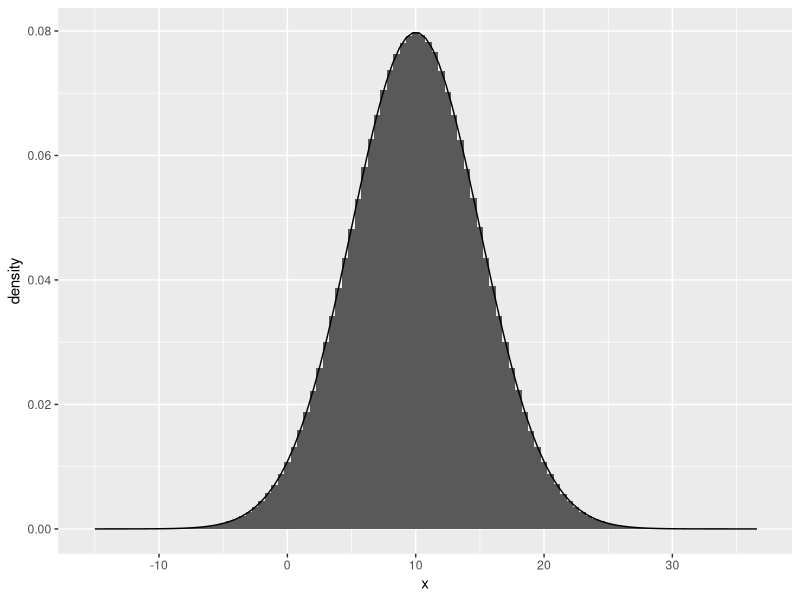
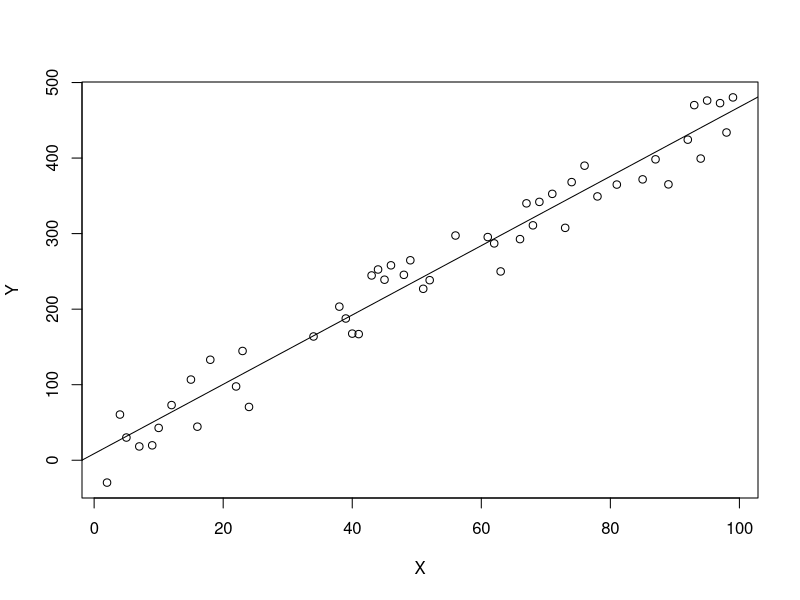

Write R code to recreate these figures, in order.
# Randomness
runif(10, 0, 1)
rnorm(10, 0, 1)

set.seed(10)
rnorm(10, 0, 1)

set.seed(10)
rnorm(10, 0, 1)

dbinom(5, 10, 0.5)
pbinom(5, 10, 0.5)

# Visualization of simulation
x <- rnorm(10000000, mean = 10, sd = 5)
library(ggplot2)
ggplot(data = data.frame(x)) +
  geom_histogram(mapping = aes(x, y = ..density..), binwidth = 0.5) +
  stat_function(mapping = aes(x), fun = dnorm, 
                args = list(mean = 10, sd = 5))

# Random sampling
set.seed(1)
sample(1:20, 10, replace = F)

set.seed(1)
sample(1:20, 10, replace = T)

sample(1:10)

# blue = 0.7, red = 0.2, yellow = 0.1
dr <- sample(c("b", "r", "y"), 100, prob = c(0.7, 0.2, 0.1), replace = T)
table(dr)

# dice roll
dice <- sample(1:6, 10000, prob = c(rep(0.15, 4), rep(0.2, 2)), replace = T)

# Linear regression
X <- sample(1:100, 50, replace = F)
Y <- X * 4.5 + 10 + runif(50, -50, 50)
df <- data.frame(X, Y)

lmmodel <- lm(Y ~ X, data = df)
plot(X, Y)
abline(lmmodel$coefficients[1], lmmodel$coefficients[2])





